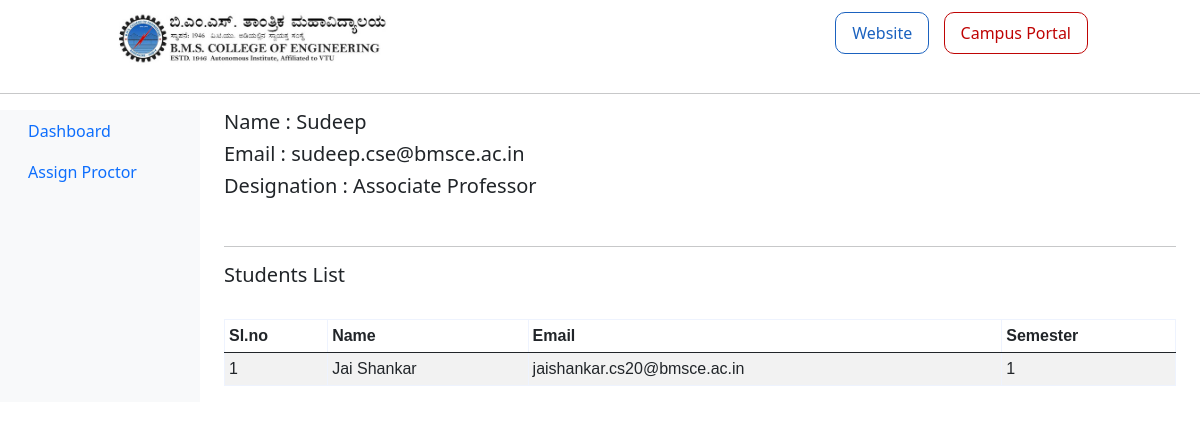
Page /office/view-students/sudeep.cse@bmsce.ac.in on the earlier database version.
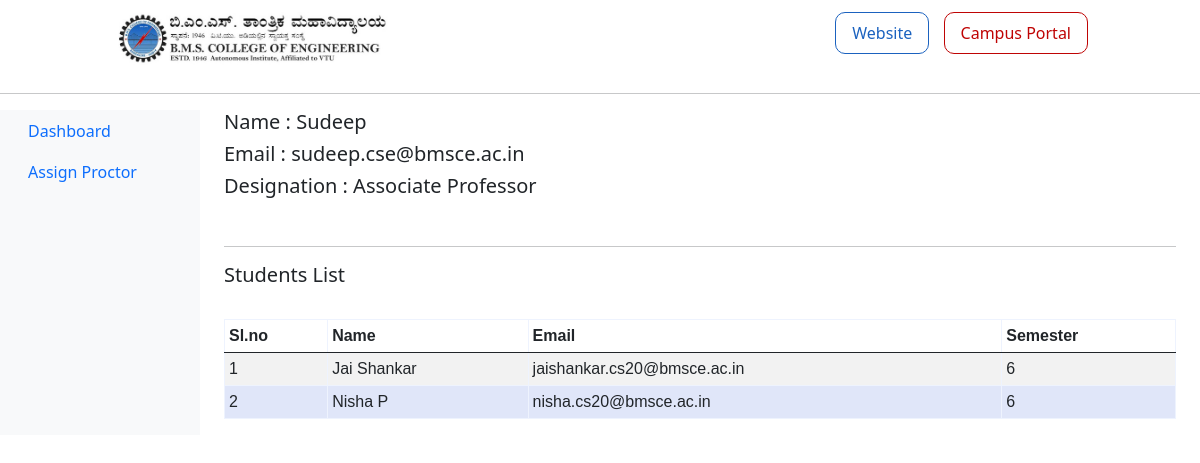
Same page on the later database version.
### faculty_dashboard_proctor/models.py (models this page shows, shortened)
class Faculty(models.Model):
    name = models.CharField(max_length=200)
    email=models.EmailField()
    designation = models.CharField(max_length=200)
    class Meta:
        ordering = ['name']

### student_dashboard_proctor/models.py (models this page shows, shortened)
class Student(models.Model):
    USN= models.CharField(max_length=10)
    name = models.CharField(max_length=200)
    email=models.EmailField()
    proctor_id=models.ForeignKey(Faculty, null=True, blank=True, on_delete=models.DO_NOTHING)
    current_sem=models.IntegerField(null=True, blank=True)
    class Meta:
        ordering = ['name']

### office_dashboard_proctor/views.py (the view)
# urls.py: path('/view-students/<str:pk>', views.view_students, name='view-proctor-students'),
def view_students(request,pk):
    faculty=Faculty.objects.get(email=pk)
    students=Student.objects.filter(proctor_id=faculty)
    context = {'students':students,'faculty':faculty}
    return render(request,'office_dashboard_proctor/view_students.html',context)

### templates/office_dashboard_proctor/view_students.html (shortened to what this page needs)
{% extends '../base.html' %} {% load static %} {% block content %}
<div class="container-fluid">
  <div class="row">
    <nav id="sidebarMenu" class="col-md-3 col-lg-2 d-md bg-light">
      <ul class="nav flex-column">
        <li class="nav-item">
          <a class="nav-link active" aria-current="page" href="#">
            Dashboard
          </a>
        </li>
          <li class="nav-item">
            <a class="nav-link" href="{% url 'office:proctor-assign' %}">
              Assign Proctor
            </a>
          </li>
      </ul>
    </nav>
    <main class="col-md-9 ms-sm-auto col-lg-10 px-md-4">
        <div class="main_details">
            <span width="50%"><h5>Name : {{faculty.name}}</h5></span>
            <span width="50%"><h5>Email : {{faculty.email}}</h5></span>
            <span width="50%"><h5>Designation : {{faculty.designation}}</h5></span>
          </div>
          <br>
          <hr>
          <h5>Students List</h5>
          <br />
          <div class="table-responsive">
            <table class="table table-striped table-sm">
              <thead>
                <tr>
                  <th scope="col">Sl.no</th>
                  <th scope="col">Name</th>
                  <th scope="col">Email</th>
                  <th scope="col">Semester</th>
                </tr>
              </thead>
                <tbody>
                  {% for student in students %}
                  <tr>
                    <td>{{forloop.counter}}</td>
                    <td>{{student.name}}</td>
                    <td>{{student.email}}</td>
                    <td>{{student.current_sem}}</td>
                  </tr>
                  {% endfor %}
                </tbody>
            </table>
          </div>
    </main>
  </div>
</div>
{% endblock content %}

### templates/base.html (shortened to what this page needs)
{% load static %}
<!DOCTYPE html>
<html>
    <head>
        <link rel="stylesheet" href="{% static 'style.css' %}">
        <link href="https://cdn.jsdelivr.net/npm/bootstrap@5.0.2/dist/css/bootstrap.min.css" rel="stylesheet">
    </head>
    <body>
        {% include 'navbar.html' %}
        {% block content %}
        {% endblock %}
    </body>
</html>

### templates/navbar.html (shortened to what this page needs)
{% load static %}
<div class="row" style="padding: 1%;">
    <div class="col-1"></div>
    <div class="col-5 bmsce-logo">
        <img src="{% static 'bmsce-logo.jpg' %}"></img>
    </div>
    <div class="col-5">
        <ul class="nav justify-content-end ">
            <li class="nav-item website">
              <a class="nav-link" href="https://bmsce.ac.in/" target="_blank">Website</a>
            </li>
            <li class="nav-item campus-portal">
              <a class="nav-link" href="https://webcampus.bmsce.in/" target="_blank">Campus Portal</a>
            </li>
          </ul>
    </div>
    <div class="col-1"></div>
</div>
<hr>

### assets/style.css (style rules this page uses)
.campus-portal { border: 1px solid #BF0404; border-radius: 10px; }
body { overflow-x: hidden; }
.campus-portal a { color: #BF0404; }
.website { color: #1B62BF; border: 1px solid #1B62BF; margin-right: 3%; border-radius: 10px; }
.website a { color: #1B62BF; }
.bmsce-logo img { width: 60% !important; height: auto !important; }

### templates/office_dashboard_proctor/view_students.html (style rules this page uses)
table { font-family: arial, sans-serif; border-collapse: collapse; width: 100%; }
td, th { border: 1px solid #eef3fe; text-align: left; padding: 8px; }
tr:nth-child(even) { background-color: #e0e6f9; }

Differences in the rows shown:
changed Student "Jai Shankar": current_sem "1" → "6"
added Student: name "Nisha P", email "nisha.cs20@bmsce.ac.in", current_sem "6"
